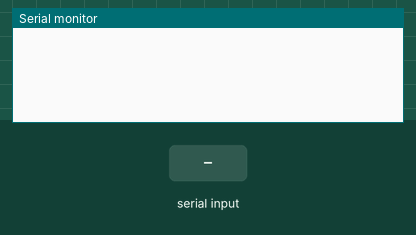
A sketch run on a simulated Arduino Uno, built with avr-gcc and run on an emulated ATmega328P. Shown: the last lines printed to the serial monitor. The test bench sets the inputs (shaded band).

Above: at 1.2 s.
1.3 s: "H" received over Serial
At 2.5 s:
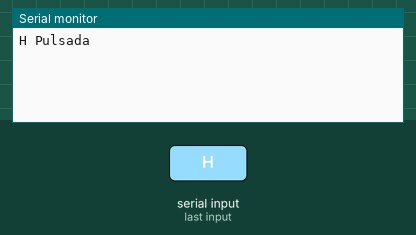
2.8 s: "L" received over Serial
At 3.7 s:
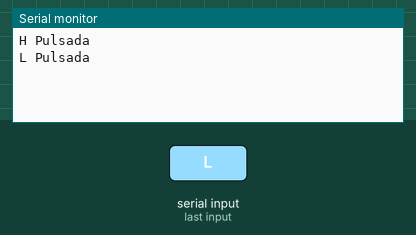
4.3 s: "1" received over Serial
At 4.8 s:
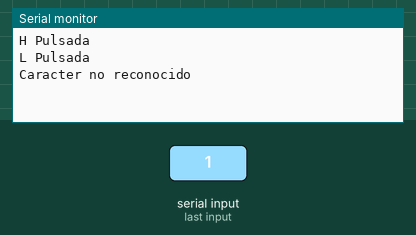

The sketch:

arduinoPrueba.ino.ino
```cpp
void setup() {
  // put your setup code here, to run once:
  Serial.begin(9600);
}

void loop() {
  // put your main code here, to run repeatedly:
  if(Serial.available()){
    char c = Serial.read();
    if (c=='H'){
      Serial.println("H Pulsada");
    } else if (c=='L') {
      Serial.println("L Pulsada");
    } else {
      Serial.println("Caracter no reconocido");
    }
  }
}
```

Measured:
- after the input at 1.3 s, the serial monitor: prints a new line at once (image 1)
- after the input at 2.8 s, the serial monitor: prints a new line at once (image 2)
- after the input at 4.3 s, the serial monitor: prints a new line at once (image 3)
